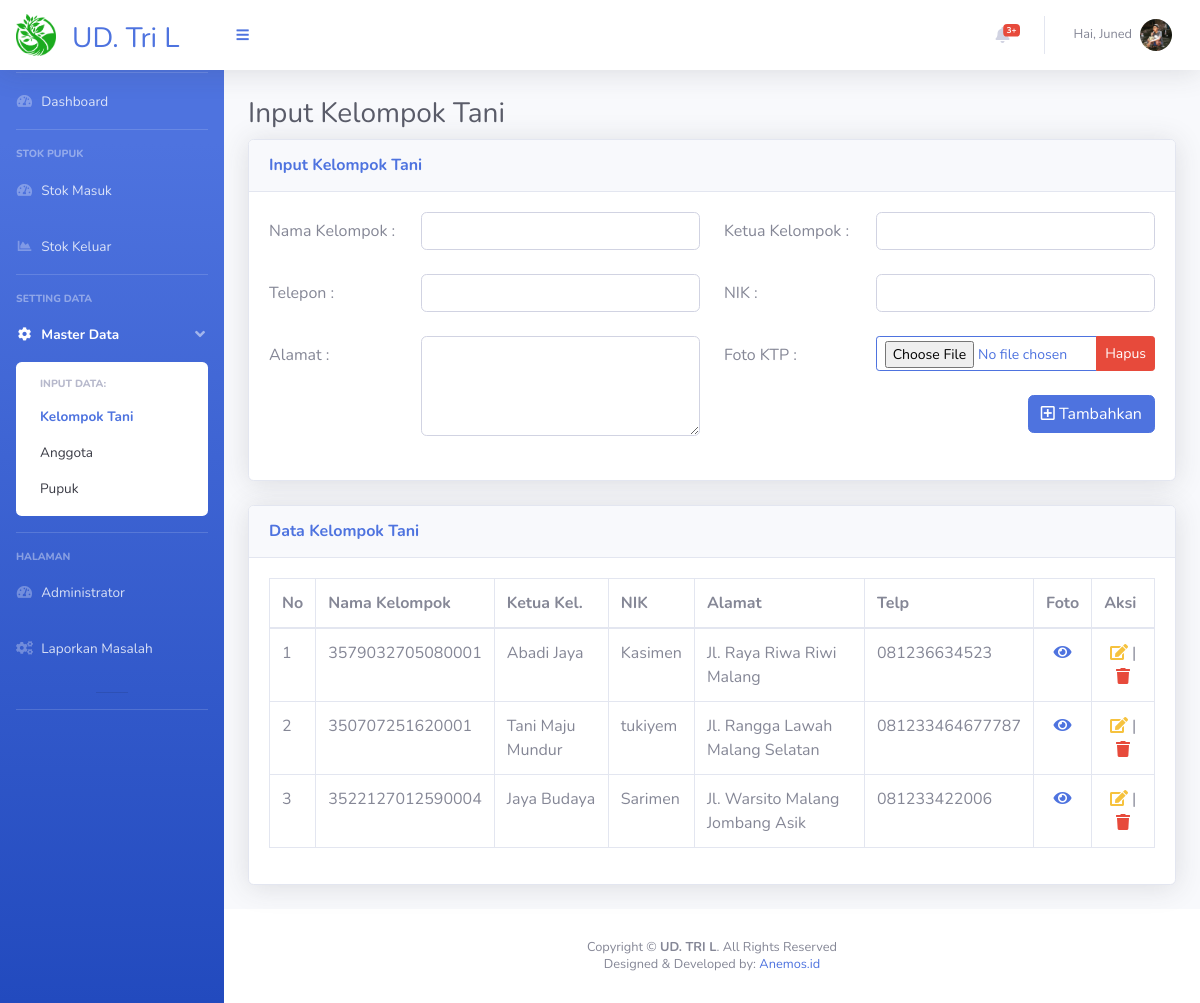
The page /page_kel_tani.php?m=4&n=2 (signed in) on the database as committed earlier.
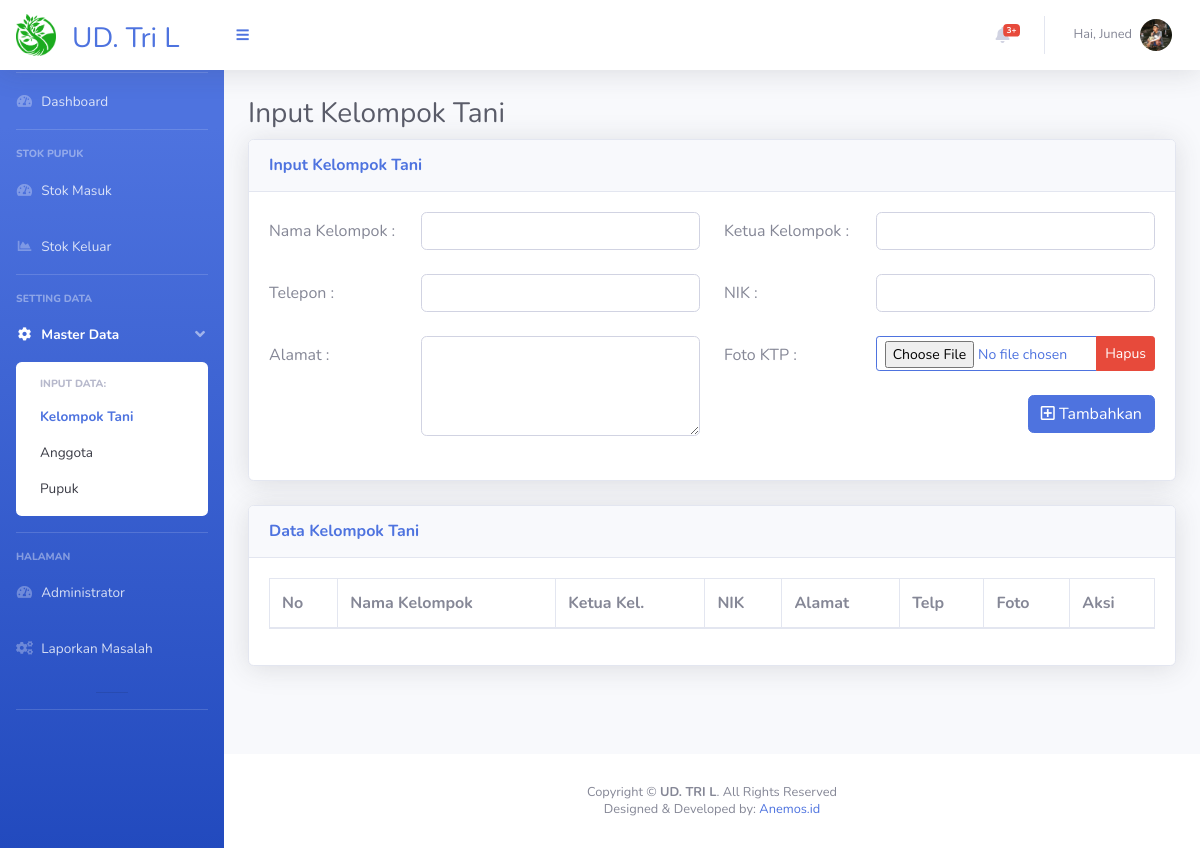
The same page on the database as committed later.
### tables this page shows
CREATE TABLE `data_kel_tani` (
  `ID_KT` int(50) NOT NULL,
  `NIK` varchar(50) DEFAULT NULL,
  `Nama_Kel` varchar(100) DEFAULT NULL,
  `Nama_Ketua` varchar(50) DEFAULT NULL,
  `Alamat` varchar(100) DEFAULT NULL,
  `Telp` varchar(50) DEFAULT NULL,
  `Foto` varchar(50) DEFAULT NULL
);

### page_kel_tani.php (the view, shortened to what the changed rows need)
<?php
include "connection.php";
if (isset($_SESSION['login'])) {
    ?>
<!DOCTYPE html>
<html lang="en">
<head>
    <link href="vendor/fontawesome-free/css/all.min.css" rel="stylesheet" type="text/css">
    <link href="css/sb-admin-2.min.css" rel="stylesheet">
    <link href="vendor/datatables/dataTables.bootstrap4.min.css" rel="stylesheet">
</head>
<body id="page-top">
    <div id="wrapper">
        <div id="content-wrapper" class="d-flex flex-column">
            <div id="content">
                <div class="container-fluid">
                    <div class="d-sm-flex align-items-center justify-content-between ">
                        <h1 id="hu" class="h3 pp text-gray-800">Input Kelompok Tani</h1>
                    </div>
                    <div class="row">
                        <div class="col-xl-12 col-lg-10">
                            <div class="card shadow mb-4">
                                <div class="card-body">
                                    <div class="table-responsive">
                                        <table class="table table-bordered" id="dataTable" width="100%" cellspacing="0">
                                            <thead>
                                                <tr>
                                                    <th scope="col">No</th>
                                                    <th scope="col">Nama Kelompok</th>
                                                    <th scope="col">Ketua Kel.</th>
                                                    <th scope="col">NIK</th>
                                                    <th scope="col">Alamat</th>
                                                    <th scope="col">Telp</th>
                                                    <th scope="col">Foto</th>
                                                    <th scope="col">Aksi</th>
                                                </tr>
                                            </thead>
                                            <tbody>
                                                <?php
$no = 1;
    $data = mysqli_query($conn, "SELECT * FROM data_kel_tani ORDER BY ID_KT DESC");
    foreach ($data as $all) {
        echo ('<tr><td>' . $no . '</td>');
        echo ('<td>' . $all['NIK'] . '</td>');
        echo ('<td>' . $all['Nama_Kel'] . '</td>');
        echo ('<td>' . $all['Nama_Ketua'] . '</td>');
        echo ('<td>' . $all['Alamat'] . '</td>');
        echo ('<td>' . $all['Telp'] . '</td>');
        echo ('<td><a href="" data-toggle="modal" data-target="#viewFoto');
        echo ($all['ID_KT'] . '"><center><i class="fas fa-eye" data-toggle="tooltip" data-placement="top" title="Lihat Foto"></i> </center>  </i></a></td>');
        echo ('<td><center><a href=page_edit_kel_tani.php?m=4&n=2&id=');
        echo ($all['ID_KT'] . '><span class="btn-icon-split text-warning"
                                                    data-toggle="tooltip" data-placement="top" title="Edit Data"><i
                                                        class="fas fa-edit"></i></span></a>
                                                <text> | </text><a href="" data-toggle="modal" data-target="#exampleModalCenter');
        echo ($all['ID_KT'] . '"><span class="btn-icon-split text-danger" data-toggle="tooltip" data-placement="left"
                                                        title="Hapus Data"><i class="fas fa-trash"></i></span></a></td>
                                                </center>
                                                </tr>');
        $no++;
        ?></tr>
                                                <?php }?>
                                            </tbody>
                                        </table>
                                    </div>
                                </div>
                            </div>
                        </div>
                    </div>
                </div>
            </div>
        </div>
    </div>
</body>
</html>
<?php } else {
    header("Location: login.php");
    exit();
}?>

Rows that differ between the two databases and show on the page:
removed data_kel_tani: NIK "3579032705080001", Nama_Kel "Abadi Jaya", Nama_Ketua "Kasimen", Alamat "Jl. Raya Riwa Riwi Malang", Telp "081236634523"
removed data_kel_tani: NIK "350707251620001", Nama_Kel "Tani Maju Mundur", Nama_Ketua "tukiyem", Alamat "Jl. Rangga Lawah Malang Selatan", Telp "081233464677787"
removed data_kel_tani: NIK "3522127012590004", Nama_Kel "Jaya Budaya", Nama_Ketua "Sarimen", Alamat "Jl. Warsito Malang Jombang Asik", Telp "081233422006"
